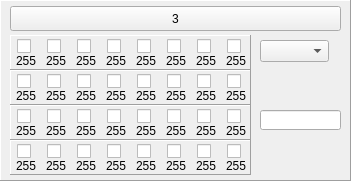
       <widget class="QFrame" name="fm_3" >
        <property name="geometry" >
         <rect>
          <x>10</x>
          <y>380</y>
          <width>351</width>
          <height>181</height>
         </rect>
        </property>
        <property name="autoFillBackground" >
         <bool>true</bool>
        </property>
        <property name="frameShape" >
         <enum>QFrame::Panel</enum>
        </property>
        <property name="frameShadow" >
         <enum>QFrame::Raised</enum>
        </property>
        <widget class="QFrame" name="fm-1_9" >
         <property name="geometry" >
          <rect>
           <x>10</x>
           <y>35</y>
           <width>241</width>
           <height>35</height>
          </rect>
         </property>
         <property name="autoFillBackground" >
          <bool>true</bool>
         </property>
         <property name="frameShape" >
          <enum>QFrame::Panel</enum>
         </property>
         <property name="frameShadow" >
          <enum>QFrame::Raised</enum>
         </property>
         <widget class="QLabel" name="lb-3_1" >
          <property name="geometry" >
           <rect>
            <x>6</x>
            <y>18</y>
            <width>21</width>
            <height>16</height>
           </rect>
          </property>
          <property name="text" >
           <string>255</string>
          </property>
         </widget>
         <widget class="QCheckBox" name="chk-3_1" >
          <property name="geometry" >
           <rect>
            <x>7</x>
            <y>3</y>
            <width>16</width>
            <height>17</height>
           </rect>
          </property>
         </widget>
         <widget class="QCheckBox" name="chk-3_2" >
          <property name="geometry" >
           <rect>
            <x>37</x>
            <y>3</y>
            <width>16</width>
            <height>17</height>
           </rect>
          </property>
         </widget>
         <widget class="QCheckBox" name="chk-3_3" >
          <property name="geometry" >
           <rect>
            <x>67</x>
            <y>3</y>
            <width>16</width>
            <height>17</height>
           </rect>
          </property>
         </widget>
         <widget class="QCheckBox" name="chk-3_4" >
          <property name="geometry" >
           <rect>
            <x>97</x>
            <y>3</y>
            <width>16</width>
            <height>17</height>
           </rect>
          </property>
         </widget>
         <widget class="QCheckBox" name="chk-3_5" >
          <property name="geometry" >
           <rect>
            <x>127</x>
            <y>3</y>
            <width>16</width>
            <height>17</height>
           </rect>
          </property>
         </widget>
         <widget class="QCheckBox" name="chk-3_6" >
          <property name="geometry" >
           <rect>
            <x>157</x>
            <y>3</y>
            <width>16</width>
            <height>17</height>
           </rect>
          </property>
         </widget>
         <widget class="QCheckBox" name="chk-3_7" >
          <property name="geometry" >
           <rect>
            <x>187</x>
            <y>3</y>
            <width>16</width>
            <height>17</height>
           </rect>
          </property>
         </widget>
         <widget class="QCheckBox" name="chk-3_8" >
          <property name="geometry" >
           <rect>
            <x>217</x>
            <y>3</y>
            <width>16</width>
            <height>17</height>
           </rect>
          </property>
         </widget>
         <widget class="QLabel" name="lb-3_2" >
          <property name="geometry" >
           <rect>
            <x>36</x>
            <y>18</y>
            <width>21</width>
            <height>16</height>
           </rect>
          </property>
          <property name="text" >
           <string>255</string>
          </property>
         </widget>
         <widget class="QLabel" name="lb-3_3" >
          <property name="geometry" >
           <rect>
            <x>66</x>
            <y>18</y>
            <width>21</width>
            <height>16</height>
           </rect>
          </property>
          <property name="text" >
           <string>255</string>
          </property>
         </widget>
         <widget class="QLabel" name="lb-3_4" >
          <property name="geometry" >
           <rect>
            <x>96</x>
            <y>18</y>
            <width>21</width>
            <height>16</height>
           </rect>
          </property>
          <property name="text" >
           <string>255</string>
          </property>
         </widget>
         <widget class="QLabel" name="lb-3_5" >
          <property name="geometry" >
           <rect>
            <x>126</x>
            <y>18</y>
            <width>21</width>
            <height>16</height>
           </rect>
          </property>
          <property name="text" >
           <string>255</string>
          </property>
         </widget>
         <widget class="QLabel" name="lb-3_6" >
          <property name="geometry" >
           <rect>
            <x>156</x>
            <y>18</y>
            <width>21</width>
            <height>16</height>
           </rect>
          </property>
          <property name="text" >
           <string>255</string>
          </property>
         </widget>
         <widget class="QLabel" name="lb-3_7" >
          <property name="geometry" >
           <rect>
            <x>186</x>
            <y>18</y>
            <width>21</width>
            <height>16</height>
           </rect>
          </property>
          <property name="text" >
           <string>255</string>
          </property>
         </widget>
         <widget class="QLabel" name="lb-3_8" >
          <property name="geometry" >
           <rect>
            <x>216</x>
            <y>18</y>
            <width>21</width>
            <height>16</height>
           </rect>
          </property>
          <property name="text" >
           <string>255</string>
          </property>
         </widget>
        </widget>
        <widget class="QComboBox" name="cmb_3" >
         <property name="geometry" >
          <rect>
           <x>260</x>
           <y>40</y>
           <width>69</width>
           <height>22</height>
          </rect>
         </property>
        </widget>
        <widget class="QLineEdit" name="le_3" >
         <property name="geometry" >
          <rect>
           <x>260</x>
           <y>110</y>
           <width>81</width>
           <height>20</height>
          </rect>
         </property>
        </widget>
        <widget class="QFrame" name="fm-1_10" >
         <property name="geometry" >
          <rect>
           <x>10</x>
           <y>70</y>
           <width>241</width>
           <height>35</height>
          </rect>
         </property>
         <property name="autoFillBackground" >
          <bool>true</bool>
         </property>
         <property name="frameShape" >
          <enum>QFrame::Panel</enum>
         </property>
         <property name="frameShadow" >
          <enum>QFrame::Raised</enum>
         </property>
         <widget class="QLabel" name="lb-3_9" >
          <property name="geometry" >
           <rect>
            <x>6</x>
            <y>18</y>
            <width>21</width>
            <height>16</height>
           </rect>
          </property>
          <property name="text" >
           <string>255</string>
          </property>
         </widget>
         <widget class="QCheckBox" name="chk-3_9" >
          <property name="geometry" >
           <rect>
            <x>7</x>
            <y>3</y>
            <width>16</width>
            <height>17</height>
           </rect>
          </property>
         </widget>
         <widget class="QCheckBox" name="chk-3_10" >
          <property name="geometry" >
           <rect>
            <x>37</x>
            <y>3</y>
            <width>16</width>
            <height>17</height>
           </rect>
          </property>
         </widget>
         <widget class="QCheckBox" name="chk-3_11" >
          <property name="geometry" >
           <rect>
            <x>67</x>
            <y>3</y>
            <width>16</width>
            <height>17</height>
           </rect>
          </property>
         </widget>
         <widget class="QCheckBox" name="chk-3_12" >
          <property name="geometry" >
           <rect>
            <x>97</x>
            <y>3</y>
            <width>16</width>
            <height>17</height>
           </rect>
          </property>
         </widget>
         <widget class="QCheckBox" name="chk-3_13" >
          <property name="geometry" >
           <rect>
            <x>127</x>
            <y>3</y>
            <width>16</width>
            <height>17</height>
           </rect>
          </property>
         </widget>
         <widget class="QCheckBox" name="chk-3_14" >
          <property name="geometry" >
           <rect>
            <x>157</x>
            <y>3</y>
            <width>16</width>
            <height>17</height>
           </rect>
          </property>
         </widget>
         <widget class="QCheckBox" name="chk-3_15" >
          <property name="geometry" >
           <rect>
            <x>187</x>
            <y>3</y>
            <width>16</width>
            <height>17</height>
           </rect>
          </property>
         </widget>
         <widget class="QCheckBox" name="chk-3_16" >
          <property name="geometry" >
           <rect>
            <x>217</x>
            <y>3</y>
            <width>16</width>
            <height>17</height>
           </rect>
          </property>
         </widget>
         <widget class="QLabel" name="lb-3_10" >
          <property name="geometry" >
           <rect>
            <x>36</x>
            <y>18</y>
            <width>21</width>
            <height>16</height>
           </rect>
          </property>
          <property name="text" >
           <string>255</string>
          </property>
         </widget>
         <widget class="QLabel" name="lb-3_11" >
          <property name="geometry" >
           <rect>
            <x>66</x>
            <y>18</y>
            <width>21</width>
            <height>16</height>
           </rect>
          </property>
          <property name="text" >
           <string>255</string>
          </property>
         </widget>
         <widget class="QLabel" name="lb-3_12" >
          <property name="geometry" >
           <rect>
            <x>96</x>
            <y>18</y>
            <width>21</width>
            <height>16</height>
           </rect>
          </property>
          <property name="text" >
           <string>255</string>
          </property>
         </widget>
         <widget class="QLabel" name="lb-3_13" >
          <property name="geometry" >
           <rect>
            <x>126</x>
            <y>18</y>
            <width>21</width>
            <height>16</height>
           </rect>
          </property>
          <property name="text" >
           <string>255</string>
          </property>
         </widget>
         <widget class="QLabel" name="lb-3_14" >
          <property name="geometry" >
           <rect>
            <x>156</x>
            <y>18</y>
            <width>21</width>
            <height>16</height>
           </rect>
          </property>
          <property name="text" >
           <string>255</string>
          </property>
         </widget>
         <widget class="QLabel" name="lb-3_15" >
          <property name="geometry" >
           <rect>
            <x>186</x>
            <y>18</y>
            <width>21</width>
            <height>16</height>
           </rect>
          </property>
          <property name="text" >
           <string>255</string>
          </property>
         </widget>
         <widget class="QLabel" name="lb-3_16" >
          <property name="geometry" >
           <rect>
            <x>216</x>
            <y>18</y>
            <width>21</width>
            <height>16</height>
           </rect>
          </property>
          <property name="text" >
           <string>255</string>
          </property>
         </widget>
        </widget>
        <widget class="QFrame" name="fm-1_11" >
         <property name="geometry" >
          <rect>
           <x>10</x>
           <y>105</y>
           <width>241</width>
           <height>35</height>
          </rect>
         </property>
         <property name="autoFillBackground" >
          <bool>true</bool>
         </property>
         <property name="frameShape" >
          <enum>QFrame::Panel</enum>
         </property>
         <property name="frameShadow" >
          <enum>QFrame::Raised</enum>
         </property>
         <widget class="QLabel" name="lb-3_17" >
          <property name="geometry" >
           <rect>
            <x>6</x>
            <y>18</y>
            <width>21</width>
            <height>16</height>
           </rect>
          </property>
          <property name="text" >
           <string>255</string>
          </property>
         </widget>
         <widget class="QCheckBox" name="chk-3_17" >
          <property name="geometry" >
           <rect>
            <x>7</x>
            <y>3</y>
            <width>16</width>
            <height>17</height>
           </rect>
          </property>
         </widget>
         <widget class="QCheckBox" name="chk-3_18" >
          <property name="geometry" >
           <rect>
            <x>37</x>
            <y>3</y>
            <width>16</width>
            <height>17</height>
           </rect>
          </property>
         </widget>
         <widget class="QCheckBox" name="chk-3_19" >
          <property name="geometry" >
           <rect>
            <x>67</x>
            <y>3</y>
            <width>16</width>
            <height>17</height>
           </rect>
          </property>
         </widget>
         <widget class="QCheckBox" name="chk-3_20" >
          <property name="geometry" >
           <rect>
            <x>97</x>
            <y>3</y>
            <width>16</width>
            <height>17</height>
           </rect>
          </property>
         </widget>
         <widget class="QCheckBox" name="chk-3_21" >
          <property name="geometry" >
           <rect>
            <x>127</x>
            <y>3</y>
            <width>16</width>
            <height>17</height>
           </rect>
          </property>
         </widget>
         <widget class="QCheckBox" name="chk-3_22" >
          <property name="geometry" >
           <rect>
            <x>157</x>
            <y>3</y>
            <width>16</width>
            <height>17</height>
           </rect>
          </property>
         </widget>
         <widget class="QCheckBox" name="chk-3_23" >
          <property name="geometry" >
           <rect>
            <x>187</x>
            <y>3</y>
            <width>16</width>
            <height>17</height>
           </rect>
          </property>
         </widget>
         <widget class="QCheckBox" name="chk-3_24" >
          <property name="geometry" >
           <rect>
            <x>217</x>
            <y>3</y>
            <width>16</width>
            <height>17</height>
           </rect>
          </property>
         </widget>
         <widget class="QLabel" name="lb-3_18" >
          <property name="geometry" >
           <rect>
            <x>36</x>
            <y>18</y>
            <width>21</width>
            <height>16</height>
           </rect>
          </property>
          <property name="text" >
           <string>255</string>
          </property>
         </widget>
         <widget class="QLabel" name="lb-3_19" >
          <property name="geometry" >
           <rect>
            <x>66</x>
            <y>18</y>
            <width>21</width>
            <height>16</height>
           </rect>
          </property>
          <property name="text" >
           <string>255</string>
          </property>
         </widget>
         <widget class="QLabel" name="lb-3_20" >
          <property name="geometry" >
           <rect>
            <x>96</x>
            <y>18</y>
            <width>21</width>
            <height>16</height>
           </rect>
          </property>
          <property name="text" >
           <string>255</string>
          </property>
         </widget>
         <widget class="QLabel" name="lb-3_21" >
          <property name="geometry" >
           <rect>
            <x>126</x>
            <y>18</y>
            <width>21</width>
            <height>16</height>
           </rect>
          </property>
          <property name="text" >
           <string>255</string>
          </property>
         </widget>
         <widget class="QLabel" name="lb-3_22" >
          <property name="geometry" >
           <rect>
            <x>156</x>
            <y>18</y>
            <width>21</width>
            <height>16</height>
           </rect>
          </property>
          <property name="text" >
           <string>255</string>
          </property>
         </widget>
         <widget class="QLabel" name="lb-3_23" >
          <property name="geometry" >
           <rect>
            <x>186</x>
            <y>18</y>
            <width>21</width>
            <height>16</height>
           </rect>
          </property>
          <property name="text" >
           <string>255</string>
          </property>
         </widget>
         <widget class="QLabel" name="lb-3_24" >
          <property name="geometry" >
           <rect>
            <x>216</x>
            <y>18</y>
            <width>21</width>
            <height>16</height>
           </rect>
          </property>
          <property name="text" >
           <string>255</string>
          </property>
         </widget>
        </widget>
        <widget class="QFrame" name="fm-1_12" >
         <property name="geometry" >
          <rect>
           <x>10</x>
           <y>140</y>
           <width>241</width>
           <height>35</height>
          </rect>
         </property>
         <property name="autoFillBackground" >
          <bool>true</bool>
         </property>
         <property name="frameShape" >
          <enum>QFrame::Panel</enum>
         </property>
         <property name="frameShadow" >
          <enum>QFrame::Raised</enum>
         </property>
         <widget class="QLabel" name="lb-3_25" >
          <property name="geometry" >
           <rect>
            <x>6</x>
            <y>18</y>
            <width>21</width>
            <height>16</height>
           </rect>
          </property>
          <property name="text" >
           <string>255</string>
          </property>
         </widget>
         <widget class="QCheckBox" name="chk-3_25" >
          <property name="geometry" >
           <rect>
            <x>7</x>
            <y>3</y>
            <width>16</width>
            <height>17</height>
           </rect>
          </property>
         </widget>
         <widget class="QCheckBox" name="chk-3_26" >
          <property name="geometry" >
           <rect>
            <x>37</x>
            <y>3</y>
            <width>16</width>
            <height>17</height>
           </rect>
          </property>
         </widget>
         <widget class="QCheckBox" name="chk-3_27" >
          <property name="geometry" >
           <rect>
            <x>67</x>
            <y>3</y>
            <width>16</width>
            <height>17</height>
           </rect>
          </property>
         </widget>
         <widget class="QCheckBox" name="chk-3_28" >
          <property name="geometry" >
           <rect>
            <x>97</x>
            <y>3</y>
            <width>16</width>
            <height>17</height>
           </rect>
          </property>
         </widget>
         <widget class="QCheckBox" name="chk-3_29" >
          <property name="geometry" >
           <rect>
            <x>127</x>
            <y>3</y>
            <width>16</width>
            <height>17</height>
           </rect>
          </property>
         </widget>
         <widget class="QCheckBox" name="chk-3_30" >
          <property name="geometry" >
           <rect>
            <x>157</x>
            <y>3</y>
            <width>16</width>
            <height>17</height>
           </rect>
          </property>
         </widget>
         <widget class="QCheckBox" name="chk-3_31" >
          <property name="geometry" >
           <rect>
            <x>187</x>
            <y>3</y>
            <width>16</width>
            <height>17</height>
           </rect>
          </property>
         </widget>
         <widget class="QCheckBox" name="chk-3_32" >
          <property name="geometry" >
           <rect>
            <x>217</x>
            <y>3</y>
            <width>16</width>
            <height>17</height>
           </rect>
          </property>
         </widget>
         <widget class="QLabel" name="lb-3_26" >
          <property name="geometry" >
           <rect>
            <x>36</x>
            <y>18</y>
            <width>21</width>
            <height>16</height>
           </rect>
          </property>
          <property name="text" >
           <string>255</string>
          </property>
         </widget>
         <widget class="QLabel" name="lb-3_27" >
          <property name="geometry" >
           <rect>
            <x>66</x>
            <y>18</y>
            <width>21</width>
            <height>16</height>
           </rect>
          </property>
          <property name="text" >
           <string>255</string>
          </property>
         </widget>
         <widget class="QLabel" name="lb-3_28" >
          <property name="geometry" >
           <rect>
            <x>96</x>
            <y>18</y>
            <width>21</width>
            <height>16</height>
           </rect>
          </property>
          <property name="text" >
           <string>255</string>
          </property>
         </widget>
         <widget class="QLabel" name="lb-3_29" >
          <property name="geometry" >
           <rect>
            <x>126</x>
            <y>18</y>
            <width>21</width>
            <height>16</height>
           </rect>
          </property>
          <property name="text" >
           <string>255</string>
          </property>
         </widget>
         <widget class="QLabel" name="lb-3_30" >
          <property name="geometry" >
           <rect>
            <x>156</x>
            <y>18</y>
            <width>21</width>
            <height>16</height>
           </rect>
          </property>
          <property name="text" >
           <string>255</string>
          </property>
         </widget>
         <widget class="QLabel" name="lb-3_31" >
          <property name="geometry" >
           <rect>
            <x>186</x>
            <y>18</y>
            <width>21</width>
            <height>16</height>
           </rect>
          </property>
          <property name="text" >
           <string>255</string>
          </property>
         </widget>
         <widget class="QLabel" name="lb-3_32" >
          <property name="geometry" >
           <rect>
            <x>216</x>
            <y>18</y>
            <width>21</width>
            <height>16</height>
           </rect>
          </property>
          <property name="text" >
           <string>255</string>
          </property>
         </widget>
        </widget>
        <widget class="QToolButton" name="tb_3" >
         <property name="geometry" >
          <rect>
           <x>10</x>
           <y>6</y>
           <width>331</width>
           <height>25</height>
          </rect>
         </property>
         <property name="text" >
          <string>3</string>
         </property>
        </widget>
       </widget>
